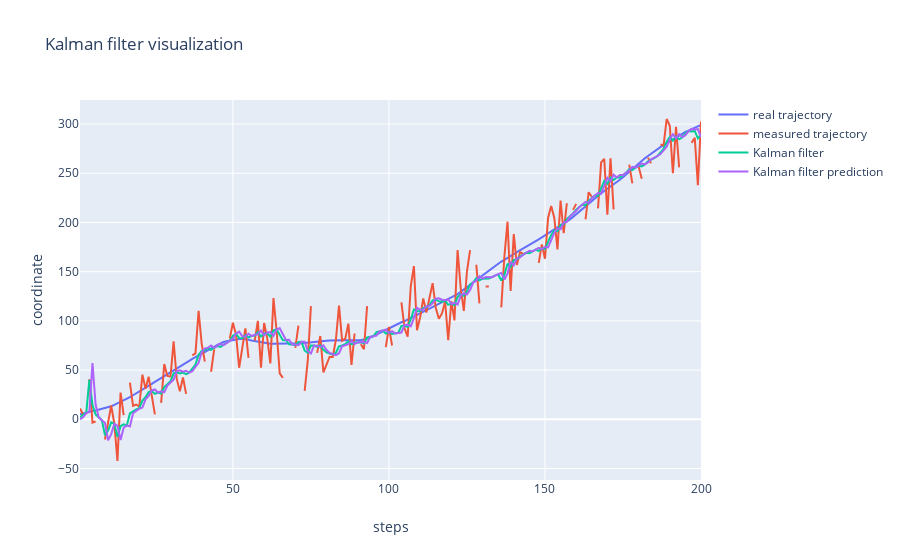

The code cell stored with this chart in its notebook:
### Code cell
plot(4, [num_points, num_points, num_points, num_points], [x, z, kalman_data[0][:,0], kalman_data[1][:,0]], title='Kalman filter visualization', xlable='steps', ylable='coordinate',
     legend=['real trajectory', 'measured trajectory', 'Kalman filter', 'Kalman filter prediction'])

### Figure 1 — Plotly figure (JSON) as saved in the notebook; plotly's stock layout.template omitted (floating-point values rounded to 4 significant figures; data arrays with more than 128 entries replaced by an {"elided": "..."} marker saying what was removed)
{"data": [{"mode": "lines", "name": "real trajectory", "showlegend": true, "type": "scatter", "x": {"elided": "200 int values"}, "y": {"elided": "200 float values"}}, {"mode": "lines", "name": "measured trajectory", "showlegend": true, "type": "scatter", "x": {"elided": "200 int values"}, "y": {"elided": "200 float values"}}, {"mode": "lines", "name": "Kalman filter", "showlegend": true, "type": "scatter", "x": {"elided": "200 int values"}, "y": {"elided": "200 float values"}}, {"mode": "lines", "name": "Kalman filter prediction", "showlegend": true, "type": "scatter", "x": {"elided": "200 int values"}, "y": {"elided": "200 float values"}}], "layout": {"title": {"text": "Kalman filter visualization"}, "xaxis": {"title": {"text": "steps"}}, "yaxis": {"title": {"text": "coordinate"}}}}
